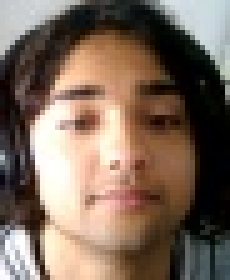
#> input picture resources/arman/arman1.jpg, 46 x 56 px (shown 5 times larger); its folder holds only this picture in this run
$ python eigenface.py
#> lines starting #> are read from the running program, lines starting #| are printed output that depends on the picture
### utils.py
import numpy as np
import cv2
import os


# [7 lines left out: function load_images_from_folder, not called in this run]

def load_images_from_folders(folders):
    images = []
    for folder in folders:
        for filename in os.listdir(folder):
            img = cv2.imread(os.path.join(folder, filename), cv2.IMREAD_GRAYSCALE)
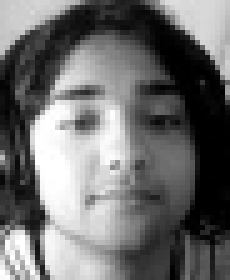
#> img: shape (56, 46) (shown 5 times larger); min 0, max 255, mean 110.1
            if img is not None:
                images.append(img)
    return np.asarray(images)


def distance_between(a, b):
    return (((b[0] - a[0]) ** 2) + ((b[1] - b[0]) ** 2)) ** 0.5


# [47 lines left out: functions euclidean_distance, get_angle, get_left_and_right_eyes, not called in this run]


def rotate_point(point, rotation_matrix):
    return np.matmul(rotation_matrix, np.array([point[0], point[1], 1])).astype(int)


# [7 lines left out: function resize_image, not called in this run]

### eigenface.py
import os
import cv2
import heapq
import numpy as np
import scipy
import matplotlib.pyplot as plt
from scipy.interpolate import interp1d
from utils import load_images_from_folder, load_images_from_folders


class Eigenfaces:

    # [46 lines left out: functions __init__, calculate, display_eigenfaces, not called in this run]
            # cv2.waitKey(0)
            # cv2.destroyAllWindows()

    def get_vector(self, image):
        y = np.dot(self.__W.T, (image - self.__mean_face))
        return y

    def reconstruct(self, vector):
        image = np.dot(self.__W, vector) + self.__mean_face
        return image


if __name__ == "__main__":

    main_folder = "resources"
    folder_arman = main_folder + "/arman"
    folder_prof = main_folder + "/prof"
    folder_joao = main_folder + "/joao"
    folder_carlos = main_folder + "/carlos"

#> (the run stopped early here; a loop or call above may not have finished)
